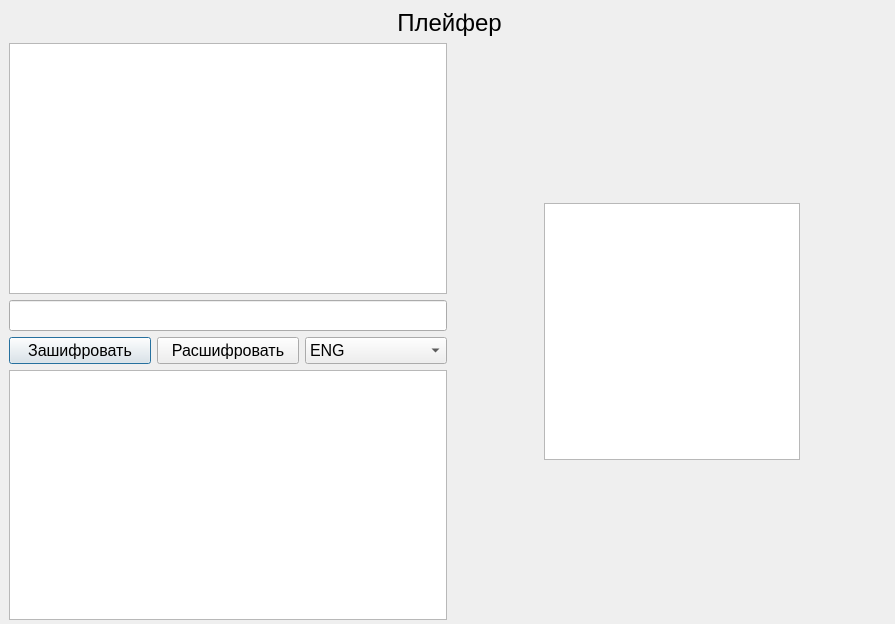
<?xml version="1.0" encoding="UTF-8"?>
<ui version="4.0">
 <class>Playfair</class>
 <widget class="QDialog" name="Playfair">
  <property name="geometry">
   <rect>
    <x>0</x>
    <y>0</y>
    <width>895</width>
    <height>624</height>
   </rect>
  </property>
  <property name="sizePolicy">
   <sizepolicy hsizetype="Preferred" vsizetype="Preferred">
    <horstretch>0</horstretch>
    <verstretch>0</verstretch>
   </sizepolicy>
  </property>
  <property name="windowTitle">
   <string>Playfair</string>
  </property>
  <widget class="QWidget" name="verticalLayoutWidget">
   <property name="geometry">
    <rect>
     <x>9</x>
     <y>9</y>
     <width>881</width>
     <height>611</height>
    </rect>
   </property>
   <layout class="QVBoxLayout" name="verticalLayout_8">
    <item>
     <widget class="QLabel" name="label_2">
      <property name="font">
       <font>
        <pointsize>18</pointsize>
       </font>
      </property>
      <property name="text">
       <string>Плейфер</string>
      </property>
      <property name="alignment">
       <set>Qt::AlignCenter</set>
      </property>
     </widget>
    </item>
    <item>
     <layout class="QHBoxLayout" name="horizontalLayout_12">
      <item>
       <layout class="QVBoxLayout" name="verticalLayout_9">
        <property name="spacing">
         <number>100</number>
        </property>
       </layout>
      </item>
      <item>
       <layout class="QVBoxLayout" name="verticalLayout_10">
        <item>
         <widget class="QTextEdit" name="input">
          <property name="font">
           <font>
            <pointsize>14</pointsize>
           </font>
          </property>
         </widget>
        </item>
        <item>
         <widget class="QLineEdit" name="key">
          <property name="font">
           <font>
            <pointsize>14</pointsize>
           </font>
          </property>
         </widget>
        </item>
        <item>
         <layout class="QHBoxLayout" name="horizontalLayout_14">
          <item>
           <widget class="QPushButton" name="encrypt">
            <property name="font">
             <font>
              <pointsize>12</pointsize>
             </font>
            </property>
            <property name="text">
             <string>Зашифровать</string>
            </property>
           </widget>
          </item>
          <item>
           <widget class="QPushButton" name="decrypt">
            <property name="font">
             <font>
              <pointsize>12</pointsize>
             </font>
            </property>
            <property name="text">
             <string>Расшифровать</string>
            </property>
           </widget>
          </item>
          <item>
           <widget class="QComboBox" name="lang">
            <property name="font">
             <font>
              <pointsize>12</pointsize>
             </font>
            </property>
            <property name="layoutDirection">
             <enum>Qt::LeftToRight</enum>
            </property>
            <property name="sizeAdjustPolicy">
             <enum>QComboBox::AdjustToContentsOnFirstShow</enum>
            </property>
            <item>
             <property name="text">
              <string>ENG</string>
             </property>
            </item>
            <item>
             <property name="text">
              <string>RUS</string>
             </property>
            </item>
           </widget>
          </item>
         </layout>
        </item>
        <item>
         <widget class="QTextEdit" name="output">
          <property name="font">
           <font>
            <pointsize>14</pointsize>
           </font>
          </property>
          <property name="readOnly">
           <bool>true</bool>
          </property>
         </widget>
        </item>
       </layout>
      </item>
      <item>
       <layout class="QHBoxLayout" name="horizontalLayout_13">
        <item>
         <spacer name="horizontalSpacer_7">
          <property name="orientation">
           <enum>Qt::Horizontal</enum>
          </property>
          <property name="sizeHint" stdset="0">
           <size>
            <width>40</width>
            <height>20</height>
           </size>
          </property>
         </spacer>
        </item>
        <item>
         <widget class="QTableWidget" name="alphabet">
          <property name="sizePolicy">
           <sizepolicy hsizetype="Expanding" vsizetype="Expanding">
            <horstretch>0</horstretch>
            <verstretch>0</verstretch>
           </sizepolicy>
          </property>
          <property name="minimumSize">
           <size>
            <width>250</width>
            <height>250</height>
           </size>
          </property>
          <property name="maximumSize">
           <size>
            <width>350</width>
            <height>257</height>
           </size>
          </property>
         </widget>
        </item>
        <item>
         <spacer name="horizontalSpacer_8">
          <property name="orientation">
           <enum>Qt::Horizontal</enum>
          </property>
          <property name="sizeHint" stdset="0">
           <size>
            <width>40</width>
            <height>20</height>
           </size>
          </property>
         </spacer>
        </item>
       </layout>
      </item>
     </layout>
    </item>
   </layout>
  </widget>
 </widget>
 <resources/>
 <connections/>
</ui>
